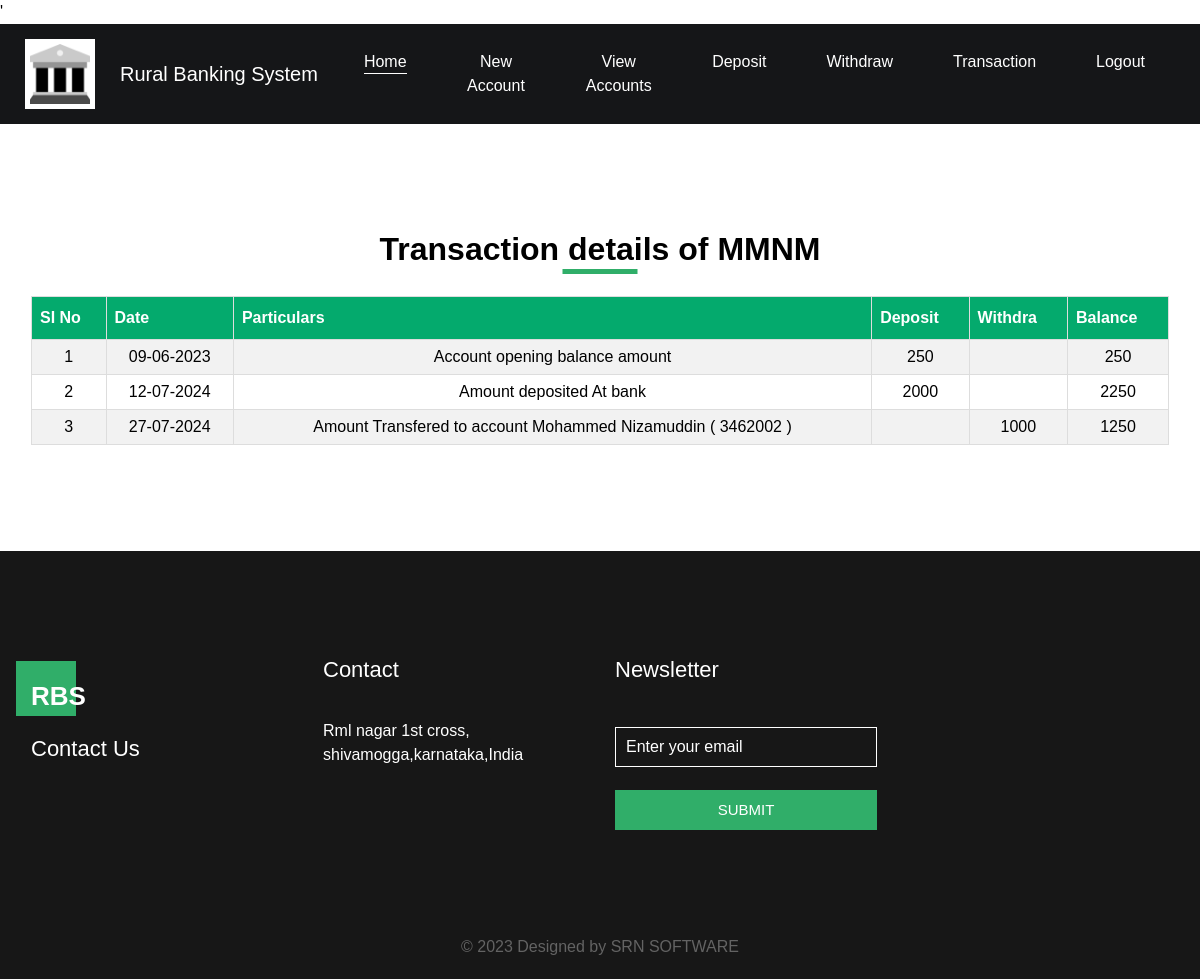
Page /admin/transation?id=3462004 on the committed database.
### tables this page shows
CREATE TABLE `user` (
  `accountno` int(200) NOT NULL,
  `name` varchar(200) NOT NULL,
  `photo` varchar(200) NOT NULL,
  `phonenumber` varchar(200) NOT NULL,
  `email` varchar(200) NOT NULL,
  `address` varchar(200) NOT NULL,
  `adharnumber` varchar(200) NOT NULL,
  `password` varchar(200) NOT NULL,
  `date` varchar(200) NOT NULL,
  `status` varchar(200) NOT NULL
);

CREATE TABLE `trsnsaction` (
  `id` int(200) NOT NULL,
  `accountno` varchar(200) NOT NULL,
  `date` varchar(200) NOT NULL,
  `particulars` varchar(200) NOT NULL,
  `withdra` varchar(200) NOT NULL,
  `deposit` varchar(200) NOT NULL,
  `balance` varchar(200) NOT NULL
);

### admin/transation.php (the view, shortened to what this page needs)
<?php include 'header.php'; ?>
<?php
        $id=$_GET['id'];
             include 'dbconfig.php';
                        $sql="SELECT * FROM `user` where `accountno`='$id'";
                        $result= mysqli_query($conn,$sql);
                        if ($result->num_rows > 0)
                        {
                            while($row = $result->fetch_assoc())
                            {
                                $name=$row['name'];
                            }
                        }
?>
<section class="about_section layout_padding">
    <div class="container">
      <div class="heading_container">
        <h2>
          Transaction details of <?php echo $name; ?>
        </h2>
      </div>
      <div class="box" >
          <table id="customers" >
   <tr>
    <th>SI No</th>
    <th>Date</th>
    <th>Particulars</th>
    <th>Deposit</th>
    <th>Withdra</th>
    <th>Balance</th>
 </tr>
   <?php
        $slno=0;
             include 'dbconfig.php';
                        $sql="SELECT * FROM `trsnsaction` WHERE `accountno`='$id'";
                        $result= mysqli_query($conn,$sql);
                        if ($result->num_rows > 0)
                        {
                            while($row = $result->fetch_assoc())
                            {
                                $particulars=$row['particulars'];
                                $withdra=$row['withdra'];
                                $deposit=$row['deposit'];
                                $balance=$row['balance'];
                                $date=$row['date'];
                                $slno++;
                                echo "<tr><td >$slno</td><td >$date</td><td>$particulars</td><td>$deposit</td><td>$withdra</td><td>$balance</td></tr>";
                            }
                        }
       ?>
            </table>
      </div>
    </div>
  </section>
<?php include 'footer.php';  ?>

### admin/css/style.css (style rules this page uses)
#customers { font-family: Arial, Helvetica, sans-serif; border-collapse: collapse; width: 100%; margin-top: 20px; text-align: center; }
#customers td, #customers th { border: 1px solid #ddd; padding: 8px; }
#customers tr:nth-child(even) { background-color: #f2f2f2; }
#customers th { padding-top: 12px; padding-bottom: 12px; text-align: left; background-color: #04AA6D; color: white; }
.container { padding: 16px; }
body { font-family: "Roboto", sans-serif; color: #000000; background-color: #ffffff; font-family: Arial, Helvetica, sans-serif; }
.layout_padding { padding: 90px 0; }
.heading_container { display: -webkit-box; display: -ms-flexbox; display: flex; -webkit-box-pack: center; -ms-flex-pack: center; justify-content: center; text-align: center; }
.heading_container h2 { font-weight: bold; position: relative; }
.heading_container h2::before { content: ""; position: absolute; bottom: -6px; left: 50%; width: 75px; height: 5px; background-color: #30ae69; -webkit-transform: translateX(-50%); transform: translateX(-50%); }
.about_section { text-align: center; }
.about_section .box { display: -webkit-box; display: -ms-flexbox; display: flex; -webkit-box-orient: vertical; -webkit-box-direction: normal; -ms-flex-direction: column; flex-direction: column; -webkit-box-align: center; -ms-flex-align: center; align-items: center; }

### admin/css/responsive.css (style rules this page uses)
@media (min-width: 1200px) { .container { max-width: 1170px; } }

### rows in the picture
user: name "MMNM"
trsnsaction: date "09-06-2023", particulars "Account opening balance amount", deposit "250", balance "250"
trsnsaction: date "12-07-2024", particulars "Amount deposited At bank", deposit "2000", balance "2250"
trsnsaction: date "27-07-2024", particulars "Amount Transfered to account Mohammed Nizamuddin ( 3462002 )", withdra "1000", balance "1250"
